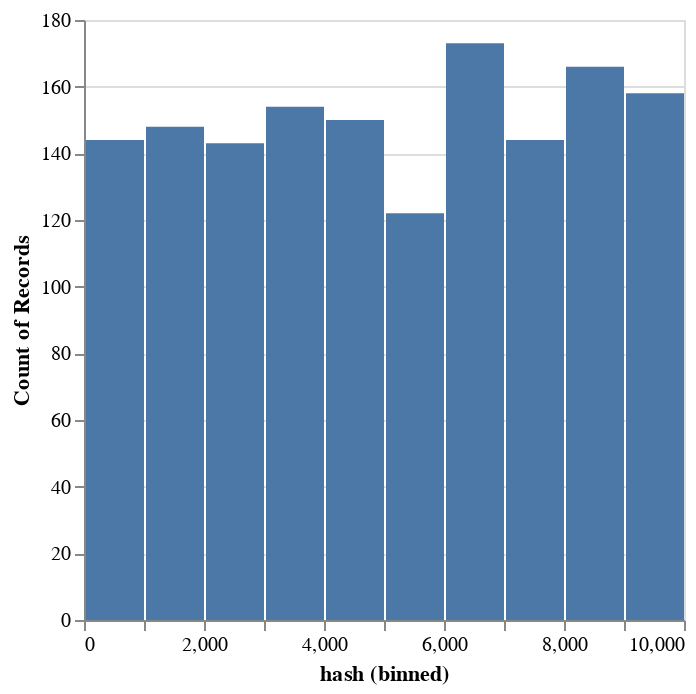

Notebook cell for this chart:
### Code cell
data = data.with_columns(
    data["text"]
        .map_elements(
            lambda t:
            int(sha256(t.encode()).hexdigest(), 16) % 10000
        )
        .alias("hash")
)
data["hash"].plot.hist()

### Figure 1 — Vega-Lite specification as saved in the notebook (floating-point values rounded to 4 significant figures; data arrays with more than 128 entries replaced by an {"elided": "..."} marker saying what was removed)
{"config": {"view": {"continuousWidth": 300, "continuousHeight": 300}}, "data": {"name": "data-07d470c7cced5d89ea8bdb8512a0546a"}, "mark": {"type": "bar", "tooltip": true}, "encoding": {"x": {"bin": true, "field": "hash", "type": "quantitative"}, "y": {"aggregate": "count", "type": "quantitative"}}, "params": [{"name": "param_1", "select": {"type": "interval", "encodings": ["x", "y"]}, "bind": "scales"}], "$schema": "https://vega.github.io/schema/vega-lite/v5.20.1.json", "datasets": {"data-07d470c7cced5d89ea8bdb8512a0546a": {"elided": "1502 records"}}}
